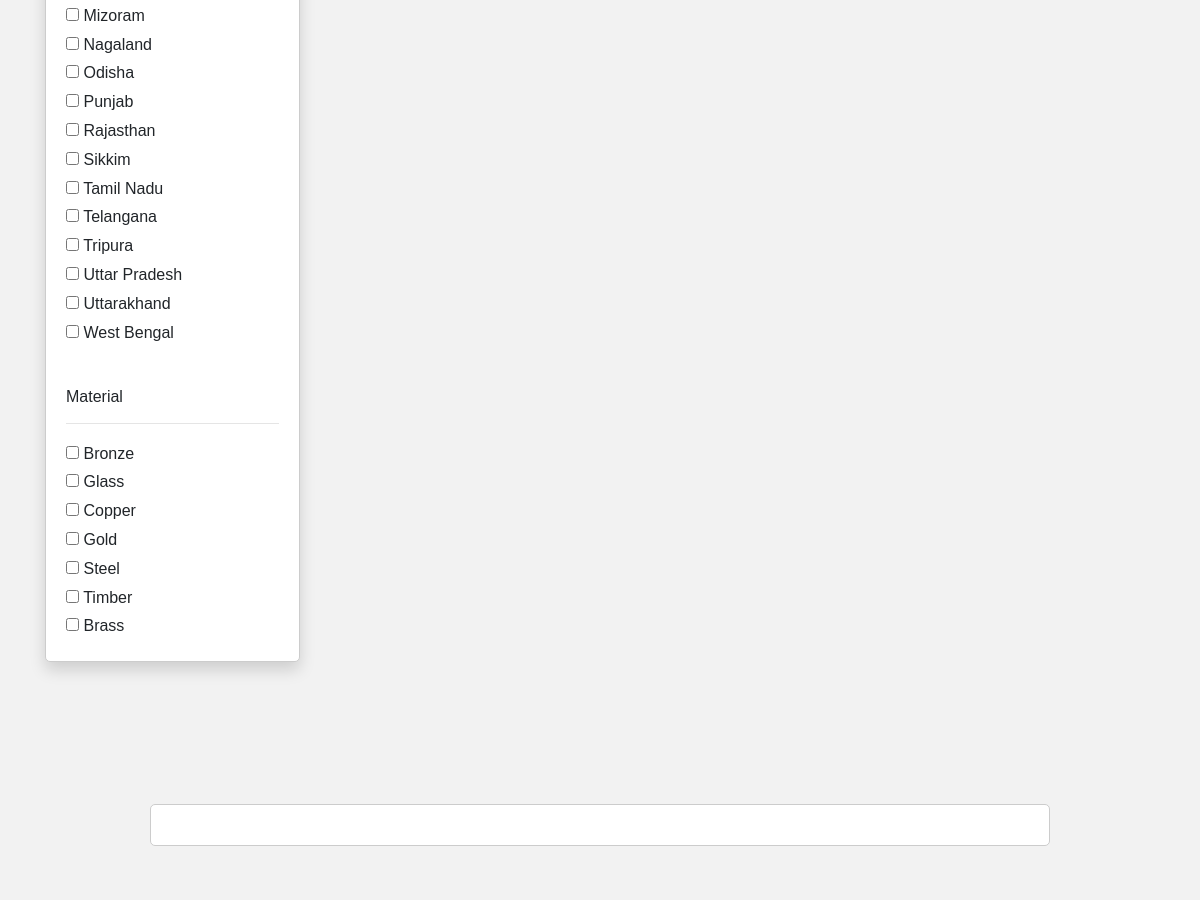
Page /tender/deals_search.php (middle part) on the earlier database version.
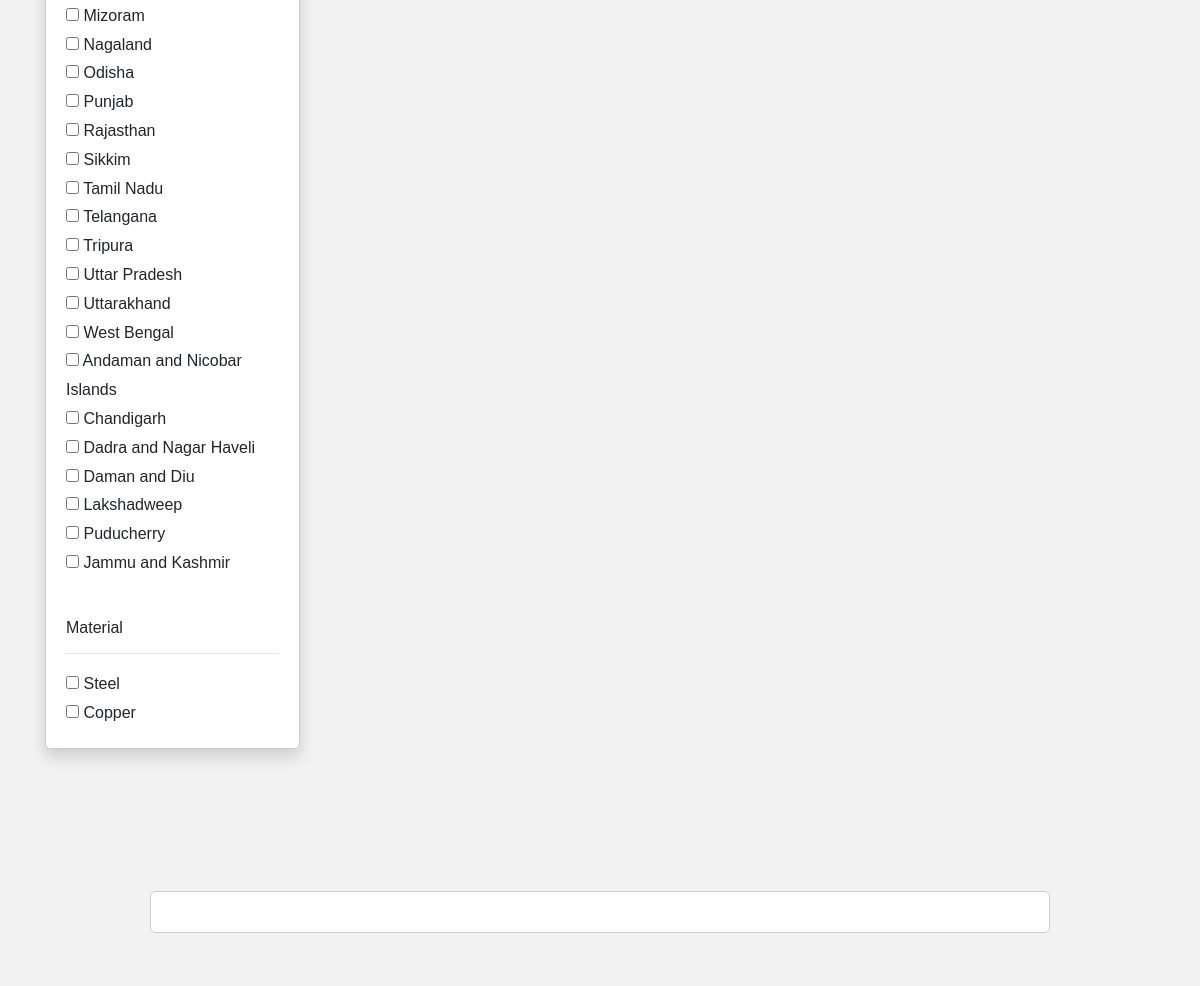
Same page on the later database version.
### tables this page shows
CREATE TABLE `location` (
  `state_id` int(11) NOT NULL,
  `state_name` varchar(50) DEFAULT NULL
);

### tender/deals_search.php (the view, shortened to what this page needs)
<?php
include "connect.php";
?>
<!doctype html>
<html lang="en">
  <head>
    <link rel="stylesheet" href="https://cdn.jsdelivr.net/npm/bootstrap@4.0.0/dist/css/bootstrap.min.css">
<link rel="stylesheet" href="https://stackpath.bootstrapcdn.com/font-awesome/4.7.0/css/font-awesome.min.css">
<link rel="stylesheet" href="https://cdnjs.cloudflare.com/ajax/libs/font-awesome/4.7.0/css/font-awesome.min.css">
<link rel="stylesheet" href="css/style.css">
<link rel="stylesheet" href="css/_buttons.scss">
<link rel="stylesheet" href="css/buttons.scss">
<link rel="stylesheet" href="css/auction.css">
<link rel="stylesheet" href="css/reboot.scss">
<link rel="stylesheet" href="dropdown.css">
<link rel="stylesheet" href="https://cdnjs.cloudflare.com/ajax/libs/font-awesome/6.4.0/css/all.min.css">
<link href='https://unpkg.com/boxicons@2.1.4/css/boxicons.min.css' rel='stylesheet'>
<link rel="stylesheet" href="https://cdnjs.cloudflare.com/ajax/libs/font-awesome/4.7.0/css/font-awesome.min.css">
<link rel="stylesheet" type="text/css" href="https://stackpath.bootstrapcdn.com/bootstrap/4.4.1/css/bootstrap.min.css">
<link rel="stylesheet" type="text/css" href="https://pixinvent.com/stack-responsive-bootstrap-4-admin-template/app-assets/css/bootstrap-extended.min.css">
<link rel="stylesheet" type="text/css" href="https://pixinvent.com/stack-responsive-bootstrap-4-admin-template/app-assets/fonts/simple-line-icons/style.min.css">
</head>
</head>
<body>
<section class="home">
<br><br>
    <div class="container">
        <div class="row">
            <div class="col-md-3">
                <form action="deals_search.php?l=" method="GET">
                    <div class="card shadow mt-3">
                        <div class="card-body">
                            <?php
                            $brand_query = "SELECT * FROM location";
                            $brand_query_run = mysqli_query($con, $brand_query);
                            if (mysqli_num_rows($brand_query_run) > 0) {
                                foreach ($brand_query_run as $locationlist) {
                                    ?>
                                    <div id="checkbox">
                                        <input type="checkbox" name="locations" value="<?= $locationlist['state_name']; ?>"
                                            ?>>
                                        <?= $locationlist['state_name']; ?>
                                    </div>
                                    <?php
                                }
                            } else {
                              echo "<div class='abc'>";
                              echo "No result is found";
                              echo "</div>";
                            }
                            ?>
                        </div>
                        <div class="card-body">
                            <h6>Material</h6>
                            <hr>
                            <?php
                            $brand_query = "SELECT DISTINCT material FROM deals";
                            $brand_query_run = mysqli_query($con, $brand_query);
                            if (mysqli_num_rows($brand_query_run) > 0) {
                                foreach ($brand_query_run as $materiallist) {
                                    ?>
                                    <div id="checkbox">
                                        <input type="checkbox" name="materials" value="<?= $materiallist['material']; ?>"
                                            ?>>
                                        <?= $materiallist['material']; ?>
                                    </div>
                                    <?php
                                }
                            } else {
                              echo "<div class='abc'>";
                              echo "No result is found";
                              echo "</div>";
                            }
                            ?>
                        </div>
                    </div>
                </form>
            </div>
            <div class="col-md-9 mt-3">
                     <div></section>
    <br><br>
    <center style="color: #3b8beb;">
    <br><br>
<div class="col-md-9 mt-3">
               <div class="card card-body row">
</div></div></div></div>
<br><br>
</body>
</html>

Differences in the rows shown:
added location: state_name "Andaman and Nicobar Islands"
added location: state_name "Chandigarh"
added location: state_name "Dadra and Nagar Haveli"
added location: state_name "Daman and Diu"
added location: state_name "Lakshadweep"
added location: state_name "Puducherry"
added location: state_name "Jammu and Kashmir"
Other differences:
list line gone: "☐ Bronze"
list line gone: "☐ Glass"
list line gone: "☐ Gold"
list line gone: "☐ Timber"
list line gone: "☐ Brass"
